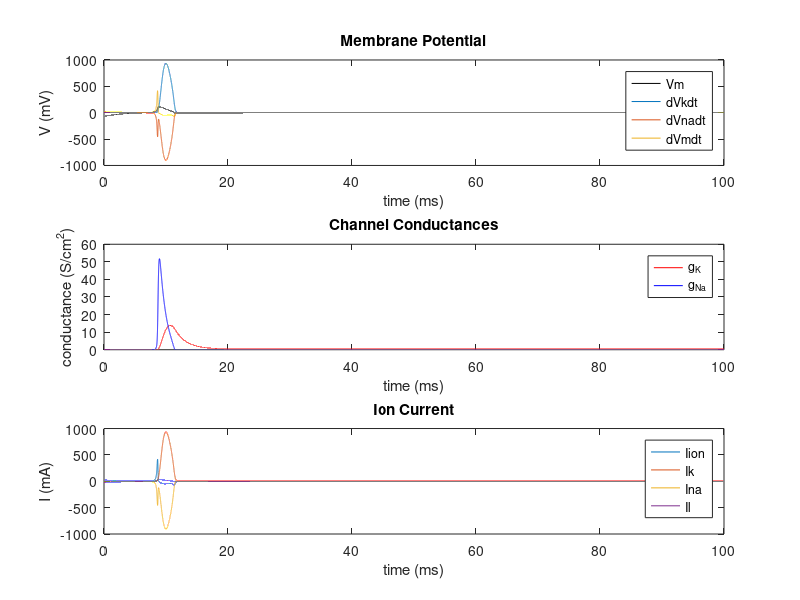

Write MATLAB code to recreate this figure.
function [  ] = neuronStepStim( )
%UNTITLED2 Summary of this function goes here
%   Detailed explanation goes here

%constants
gk = 36; %mS/cm2
gna = 120; %mS/cm2
gl = 0.3; %mS/cm2
Ek = -12; %mV
Ena = 115; %mV
El = 10.6; %mV
Vrest = -70; %mV
deltax=0.001; 

%general loop vars
Vm = Vrest;
dVmdt = 0;
Cm = 1; %uF/cm^2
vmx = [];
vmy = [];
I=0;

%potassium loop vars
alphan = 0.01*((10-Vm)/(exp((10-Vm)/10)-1));
betan = 0.125*exp(-Vm/80);
n = alphan/(alphan+betan);
dndt = (alphan*(1-n))-(betan*n);
Ik = 0;
dVkdt = 0;
poty = []; %Ek array
conk = []; %gk array

%sodium loop vars
alpham = 0.1*((25-Vm)/(exp((25-Vm)/10)-1));
betam = 4*exp(-Vm/18);
alphah = 0.07*exp(-Vm/20);
betah = 1/(exp((30-Vm)/10)+1);
m = alpham/(alpham+betam);
h = alphah/(alphah+betah);
dmdt = alpham*(1-m)-betam*m;
dhdt = alphah*(1-h)-betah*h;
Ina = 0;
dVnadt = 0;
sody = []; %Ena array
conna = []; %gk array

for it=deltax:deltax:100 %ms
    if it<.5 %apply 5uA/cm^2 for 0.5ms
        %I=500; %V/s
    else 
        %I=0;
    end
    %potassium
    alphan = 0.01*((10-Vm)/(exp((10-Vm)/10)-1));
    betan = 0.125*exp(-Vm/80);
    dndt = (alphan*(1-n))-(betan*n);
    dVkdt = Ik/Cm;
    Ik = (n^4)*gk*(Vm-Ek); 
    n = n + deltax*dndt; %Euler's
    %Ek = Ek + deltax*dVkdt;
    %poty(round(it/deltax)) = Ek;
    conk(round(it/deltax)) = (n^4)*gk; %potassium conductance

    %sodium
    alpham = 0.1*((25-Vm)/(exp((25-Vm)/10)-1));
    betam = 4*exp(-Vm/18);
    alphah = 0.07*exp(-Vm/20);
    betah = 1/(exp((30-Vm)/10)+1);
    dmdt = alpham*(1-m)-betam*m;
    dhdt = alphah*(1-h)-betah*h;
    dVnadt = Ina/Cm;
    Ina = (m^3)*gna*h*(Vm-Ena); 
    m = m + deltax*dmdt; %Euler's
    h = h + deltax*dhdt; 
    %Ena = Ena + deltax*dVnadt;
    %sody(round(it/deltax)) = Ena;
    conna(round(it/deltax)) = (m^3)*gna*h; %sodium conductance
    
    %general
    Il = gl*(Vm-El); 
    Iion = I-Ik-Ina-Il;
    Vm = Vm + deltax*dVmdt;
    dVmdt = Iion/Cm;
    vmx(round(it/deltax)) = it;
    kder(round(it/deltax)) = dVkdt;
    nader(round(it/deltax)) = dVnadt;
    vmder(round(it/deltax)) = dVmdt;
    Icurr(round(it/deltax)) = Iion;
    potcurr(round(it/deltax)) = Ik;
    sodcurr(round(it/deltax)) = Ina;
    calcurr(round(it/deltax)) = Il;
    vmy(round(it/deltax)) = Vm;
end

subplot(3, 1, 1);
plot(vmx, vmy, 'k', vmx, kder, vmx, nader, vmx, vmder);
title('Membrane Potential');
xlabel('time (ms)');
ylabel('V (mV)');
legend('Vm', 'dVkdt', 'dVnadt', 'dVmdt');

subplot(3, 1, 2);
plot(vmx, conk, 'r', vmx, conna, 'b');
title('Channel Conductances');
xlabel('time (ms)');
ylabel('conductance (S/cm^2)');
legend('g_K', 'g_N_a');

subplot(3, 1, 3);
plot(vmx, Icurr, vmx, potcurr, vmx, sodcurr, vmx, calcurr);
title('Ion Current');
xlabel('time (ms)');
ylabel('I (mA)');
legend('Iion', 'Ik', 'Ina', 'Il');

end

